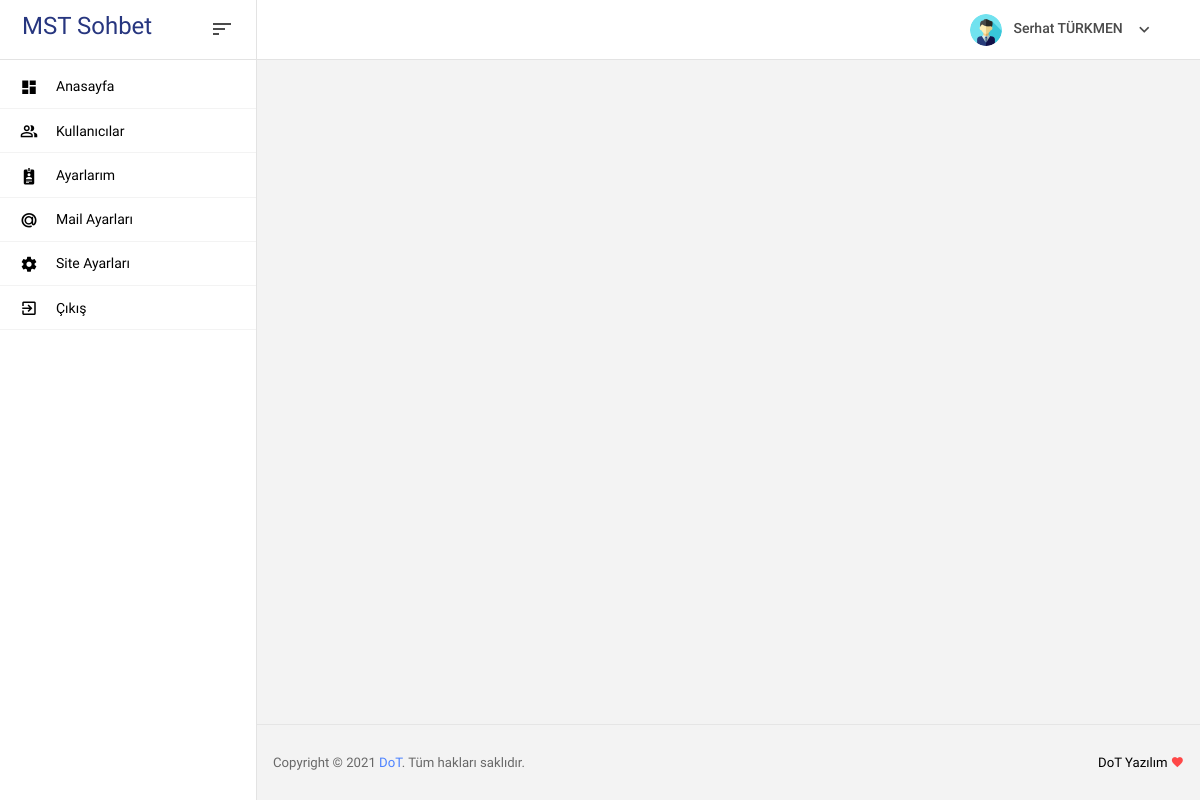
Page /admin/ (signed in) on the committed database.
### model/__init__.py (models this page shows)
class WebSetting(db.Model):
    id = db.Column(db.Integer, primary_key=True, autoincrement=True, unique=True)
    title = db.Column(db.String(180))
    metaKeyword = db.Column(db.Text)
    metaTitle = db.Column(db.Text)
    icon = db.Column(db.Text)
    analytics = db.Column(db.Text)

class Users(db.Model):
    id = db.Column(db.Integer, primary_key=True, unique=True, autoincrement=True)
    name = db.Column(db.Text)
    surname = db.Column(db.Text)
    status = db.Column(db.Integer)
    imagePath = db.Column(db.Text)
    gender = db.Column(db.Text, default="E")
    email = db.Column(db.Text, unique=True)
    username = db.Column(db.Text, unique=True)
    password = db.Column(db.Text)
    createdDate = db.Column(db.Text, default=getdate())
    lastSeenDate = db.Column(db.Text, default=getdate())
    userAccept = db.Column(db.Boolean, default=False)

### controller/adminController.py (the view)
@backEnd.route('/admin/', methods=['GET', 'POST'])
def adminIndex():
    if authEvents.islogin(1):
        if request.method == "POST":
            if request.form.get("event", "") == "mailform":
                pass
        return render_template("admin/index.html",
                               setting=websettingEvents.view(),
                               user=userEvents.view(id=session.get("userid", "")))
    else:
        flash("Yetkisiz işlem.", "warning")
        return redirect(url_for(".login"))

### model/authEvents.py (called while the page is built)
def islogin(statu):
    user = userEvents.view(id=session.get("userid", ""))
    if user and session.get("login", ""):
        if user.status == statu:
            return True
    else:
        return False

### model/userEvents.py (called while the page is built)
def view(id):
    return Users.query.filter_by(id=id).first()

### model/websettingEvents.py (called while the page is built)
def view():
    return WebSetting.query.first()

### templates/admin/index.html (shortened to what this page needs)
{% extends "admin/layout.html"%}

### templates/partials/_navbar.html (shortened to what this page needs)
<nav class="navbar col-lg-12 col-12 p-0 fixed-top d-flex flex-row">
  <div class="navbar-brand-wrapper d-flex justify-content-center">
    <div class="navbar-brand-inner-wrapper d-flex justify-content-between align-items-center w-100">
      <p class="navbar-brand brand-logo">{{ setting.title }}</p>
      <button class="navbar-toggler navbar-toggler align-self-center" type="button" data-toggle="minimize">
        <span class="mdi mdi-sort-variant"></span>
      </button>
    </div>
  </div>
  <div class="navbar-menu-wrapper d-flex align-items-center justify-content-end">
    <ul class="navbar-nav navbar-nav-right">
      <li class="nav-item nav-profile dropdown">
        <a class="nav-link dropdown-toggle" href="#" data-toggle="dropdown" id="profileDropdown" aria-expanded="false">
          <img src="{{ url_for('static', filename='img/user/') }}{{ user.imagePath }}" alt="{{ user.name }} {{user.surname}}">
          <span class="nav-profile-name">{{ user.name }} {{user.surname}}</span>
        </a>
      </li>
    </ul>
  </div>
</nav>

### rows in the picture
WebSetting: title "MST Sohbet"
Users: imagePath (picture), name "Serhat", surname "TÜRKMEN"
